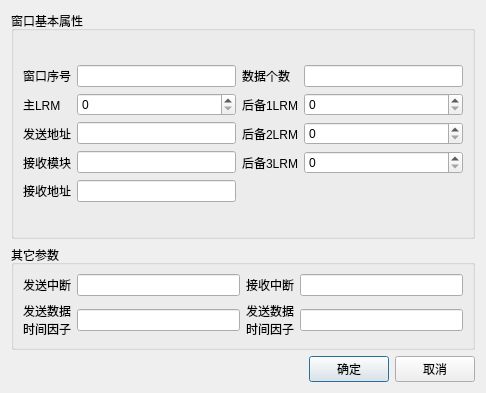
<?xml version="1.0" encoding="UTF-8"?>
<ui version="4.0">
 <class>DataTransferWindowCfgDialog</class>
 <widget class="QDialog" name="DataTransferWindowCfgDialog">
  <property name="geometry">
   <rect>
    <x>0</x>
    <y>0</y>
    <width>486</width>
    <height>393</height>
   </rect>
  </property>
  <property name="windowTitle">
   <string>数据传输窗口</string>
  </property>
  <layout class="QGridLayout" name="gridLayout">
   <item row="0" column="0">
    <layout class="QVBoxLayout" name="verticalLayout" stretch="6,2,1">
     <item>
      <widget class="QGroupBox" name="groupBox">
       <property name="title">
        <string>窗口基本属性</string>
       </property>
       <layout class="QGridLayout" name="gridLayout_3">
        <item row="0" column="0">
         <layout class="QGridLayout" name="gridLayout_2">
          <item row="0" column="0">
           <widget class="QLabel" name="label">
            <property name="text">
             <string>窗口序号</string>
            </property>
           </widget>
          </item>
          <item row="1" column="0">
           <widget class="QLabel" name="label_3">
            <property name="text">
             <string>主LRM</string>
            </property>
           </widget>
          </item>
          <item row="0" column="3">
           <widget class="QLineEdit" name="lineEdit_2"/>
          </item>
          <item row="0" column="1">
           <widget class="QLineEdit" name="lineEdit"/>
          </item>
          <item row="2" column="0">
           <widget class="QLabel" name="label_4">
            <property name="text">
             <string>发送地址</string>
            </property>
           </widget>
          </item>
          <item row="0" column="2">
           <widget class="QLabel" name="label_2">
            <property name="text">
             <string>数据个数</string>
            </property>
           </widget>
          </item>
          <item row="3" column="0">
           <widget class="QLabel" name="label_5">
            <property name="text">
             <string>接收模块</string>
            </property>
           </widget>
          </item>
          <item row="4" column="0">
           <widget class="QLabel" name="label_6">
            <property name="text">
             <string>接收地址</string>
            </property>
           </widget>
          </item>
          <item row="1" column="1">
           <widget class="QSpinBox" name="spinBox"/>
          </item>
          <item row="1" column="3">
           <widget class="QSpinBox" name="spinBox_2"/>
          </item>
          <item row="2" column="3">
           <widget class="QSpinBox" name="spinBox_3"/>
          </item>
          <item row="3" column="3">
           <widget class="QSpinBox" name="spinBox_4"/>
          </item>
          <item row="2" column="1">
           <widget class="QLineEdit" name="lineEdit_3"/>
          </item>
          <item row="3" column="1">
           <widget class="QLineEdit" name="lineEdit_4"/>
          </item>
          <item row="4" column="1">
           <widget class="QLineEdit" name="lineEdit_5"/>
          </item>
          <item row="1" column="2">
           <widget class="QLabel" name="label_7">
            <property name="text">
             <string>后备1LRM</string>
            </property>
           </widget>
          </item>
          <item row="2" column="2">
           <widget class="QLabel" name="label_8">
            <property name="text">
             <string>后备2LRM</string>
            </property>
           </widget>
          </item>
          <item row="3" column="2">
           <widget class="QLabel" name="label_9">
            <property name="text">
             <string>后备3LRM</string>
            </property>
           </widget>
          </item>
         </layout>
        </item>
       </layout>
      </widget>
     </item>
     <item>
      <widget class="QGroupBox" name="groupBox_2">
       <property name="title">
        <string>其它参数</string>
       </property>
       <layout class="QGridLayout" name="gridLayout_5">
        <item row="0" column="0">
         <layout class="QGridLayout" name="gridLayout_4">
          <item row="1" column="3">
           <widget class="QLineEdit" name="lineEdit_7"/>
          </item>
          <item row="0" column="0">
           <widget class="QLabel" name="label_10">
            <property name="text">
             <string>发送中断</string>
            </property>
           </widget>
          </item>
          <item row="0" column="2">
           <widget class="QLabel" name="label_12">
            <property name="text">
             <string>接收中断</string>
            </property>
           </widget>
          </item>
          <item row="1" column="2">
           <widget class="QLabel" name="label_13">
            <property name="text">
             <string>发送数据
时间因子</string>
            </property>
           </widget>
          </item>
          <item row="1" column="0">
           <widget class="QLabel" name="label_11">
            <property name="text">
             <string>发送数据
时间因子</string>
            </property>
           </widget>
          </item>
          <item row="0" column="3">
           <widget class="QLineEdit" name="lineEdit_6"/>
          </item>
          <item row="0" column="1">
           <widget class="QLineEdit" name="lineEdit_8"/>
          </item>
          <item row="1" column="1">
           <widget class="QLineEdit" name="lineEdit_9"/>
          </item>
         </layout>
        </item>
       </layout>
      </widget>
     </item>
     <item>
      <layout class="QHBoxLayout" name="horizontalLayout">
       <item>
        <spacer name="horizontalSpacer">
         <property name="orientation">
          <enum>Qt::Horizontal</enum>
         </property>
         <property name="sizeHint" stdset="0">
          <size>
           <width>40</width>
           <height>20</height>
          </size>
         </property>
        </spacer>
       </item>
       <item>
        <widget class="QPushButton" name="okPushButton">
         <property name="text">
          <string>确定</string>
         </property>
        </widget>
       </item>
       <item>
        <widget class="QPushButton" name="cancelPushButton">
         <property name="text">
          <string>取消</string>
         </property>
        </widget>
       </item>
      </layout>
     </item>
    </layout>
   </item>
  </layout>
 </widget>
 <resources/>
 <connections/>
</ui>
